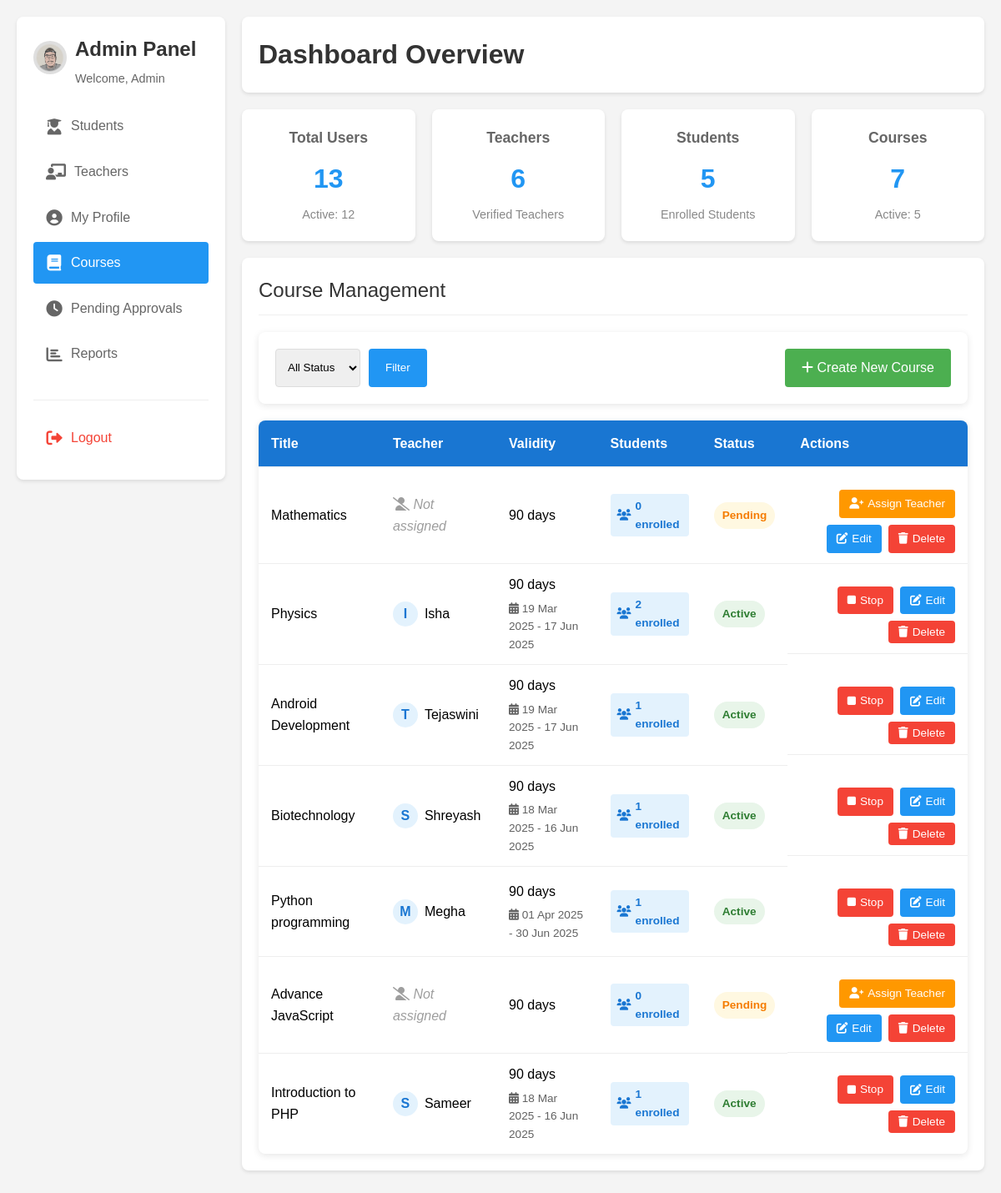
Page /admin_dashboard.php?section=courses (signed in) on the committed database.
### tables this page shows
CREATE TABLE users (
                id INTEGER PRIMARY KEY AUTOINCREMENT,
                username VARCHAR(50) UNIQUE NOT NULL,
                password VARCHAR(255) NOT NULL,
                email VARCHAR(100) UNIQUE NOT NULL,
                role VARCHAR(20) NOT NULL,
                created_at DATETIME DEFAULT CURRENT_TIMESTAMP
            , verified INTEGER DEFAULT 0, fullname TEXT, bio TEXT, avatar TEXT);

CREATE TABLE "courses" (
                id INTEGER PRIMARY KEY AUTOINCREMENT,
                title TEXT NOT NULL,
                description TEXT,
                teacher_id INTEGER,
                created_at DATETIME DEFAULT CURRENT_TIMESTAMP,
                start_date DATE,
                end_date DATE,
                validity_days INTEGER DEFAULT 90,
                eligibility_criteria TEXT,
                min_students INTEGER DEFAULT 5,
                max_students INTEGER DEFAULT 30,
                status VARCHAR(20) DEFAULT "pending" CHECK (status IN ("pending", "active", "inactive", "expired", "cancelled"))
            );

### admin_dashboard.php (the view, shortened to what this page needs)
<?php
$db = new Database();
$conn = $db->getConnection();
$totalCourses = 0;
$activeCourses = 0;
$totalTeachers = 0;
$totalStudents = 0;
$totalUsers = 0;
$activeUsers = 0;
$section = $_GET['section'] ?? 'students';
try {
    $stmt = $conn->prepare('SELECT COUNT(DISTINCT id) as count FROM courses');
    $result = $stmt->execute();
    $totalCourses = $result->fetchArray(SQLITE3_ASSOC)['count'];
    $stmt = $conn->prepare('SELECT COUNT(DISTINCT id) as count FROM courses WHERE status = "active"');
    $result = $stmt->execute();
    $activeCourses = $result->fetchArray(SQLITE3_ASSOC)['count'];
    $stmt = $conn->prepare('SELECT COUNT(DISTINCT id) as count FROM users WHERE role = "teacher" AND verified = 1');
    $result = $stmt->execute();
    $totalTeachers = $result->fetchArray(SQLITE3_ASSOC)['count'];
    $stmt = $conn->prepare('SELECT COUNT(DISTINCT id) as count FROM users WHERE role = "student" AND verified = 1');
    $result = $stmt->execute();
    $totalStudents = $result->fetchArray(SQLITE3_ASSOC)['count'];
    $stmt = $conn->prepare('SELECT COUNT(DISTINCT id) as count FROM users');
    $result = $stmt->execute();
    $totalUsers = $result->fetchArray(SQLITE3_ASSOC)['count'];
    $stmt = $conn->prepare('SELECT COUNT(DISTINCT id) as count FROM users WHERE verified = 1');
    $result = $stmt->execute();
    $activeUsers = $result->fetchArray(SQLITE3_ASSOC)['count'];
} catch (Exception $e) {
    error_log('Database error: ' . $e->getMessage());
}
?>
<!DOCTYPE html>
<html lang="en">
<head>
    <link rel="stylesheet" href="https://cdnjs.cloudflare.com/ajax/libs/font-awesome/6.0.0/css/all.min.css">
</head>
<body>
    <div class="container">
        <div class="sidebar">
            <div style="margin-bottom: 20px; display: flex; align-items: center;">
                <?php
                $adminId = $_SESSION['user_id'];
                $stmt = $conn->prepare('SELECT avatar FROM users WHERE id = :id');
                $stmt->bindValue(':id', $adminId, SQLITE3_INTEGER);
                $result = $stmt->execute();
                $adminData = $result->fetchArray(SQLITE3_ASSOC);
                $avatarUrl = !empty($adminData['avatar']) ? "uploads/avatars/" . htmlspecialchars($adminData['avatar']) : "https://via.placeholder.com/40";
                ?>
                <div style="margin-right: 10px;">
                    <img src="<?php echo $avatarUrl; ?>" alt="Admin Avatar" style="width: 40px; height: 40px; border-radius: 50%; object-fit: cover;">
                </div>
                <div>
                    <h2 style="color: #333; margin-bottom: 5px;">Admin Panel</h2>
                    <p style="color: #666; font-size: 0.9em;">Welcome, Admin</p>
                </div>
            </div>
            <a href="?section=students" class="nav-item <?php echo $section == 'students' ? 'active' : ''; ?>">
                <i class="fas fa-user-graduate"></i> Students
            </a>
            <a href="?section=teachers" class="nav-item <?php echo $section == 'teachers' ? 'active' : ''; ?>">
                <i class="fas fa-chalkboard-teacher"></i> Teachers
            </a>
            <a href="profile.php" class="nav-item" style="cursor: pointer; text-decoration: none;">
                <i class="fas fa-user-circle"></i> My Profile
            </a>
            <a href="?section=courses" class="nav-item <?php echo $section == 'courses' ? 'active' : ''; ?>">
                <i class="fas fa-book"></i> Courses
            </a>
            <a href="?section=pending" class="nav-item <?php echo $section == 'pending' ? 'active' : ''; ?>">
                <i class="fas fa-clock"></i> Pending Approvals
            </a>
            <a href="?section=reports" class="nav-item <?php echo $section == 'reports' ? 'active' : ''; ?>">
                <i class="fas fa-chart-bar"></i> Reports
            </a>
            <div style="margin-top: 30px; padding-top: 20px; border-top: 1px solid #eee;">
                <a href="logout.php" class="nav-item" style="color: #f44336;">
                    <i class="fas fa-sign-out-alt"></i> Logout
                </a>
            </div>
        </div>
        <div class="main-content">
            <div class="header" id="top">
                <h1>Dashboard Overview</h1>
            </div>
            <div class="stats">
                <div class="stat-card">
                    <h3>Total Users</h3>
                    <div class="number"><?php echo $totalUsers; ?></div>
                    <div class="sub-text">Active: <?php echo $activeUsers; ?></div>
                </div>
                <div class="stat-card">
                    <h3>Teachers</h3>
                    <div class="number"><?php echo $totalTeachers; ?></div>
                    <div class="sub-text">Verified Teachers</div>
                </div>
                <div class="stat-card">
                    <h3>Students</h3>
                    <div class="number"><?php echo $totalStudents; ?></div>
                    <div class="sub-text">Enrolled Students</div>
                </div>
                <div class="stat-card">
                    <h3>Courses</h3>
                    <div class="number"><?php echo $totalCourses; ?></div>
                    <div class="sub-text">Active: <?php echo $activeCourses; ?></div>
                </div>
            </div>
            <div id="teachers" class="dashboard-section">
            <div id="courses" class="dashboard-section">
                <?php
                if (file_exists('sections/course_management.php')) {
                    include 'sections/course_management.php';
                } else {
                    echo '<div class="section-header"><h2>Course Management</h2></div>';
                    echo '<p style="text-align: center; padding: 20px;">Course management section is currently unavailable.</p>';
                }
                ?>
            </div>
        </div>
    </div>
</body>
</html>

### sections/course_management.php (shortened to what this page needs)
<?php
$teacherIdFilter = $_GET['teacher_id'] ?? null;
$assignToTeacher = $_GET['assign_to'] ?? null;
$courseQuery = '
    SELECT
        c.*,
        u.username as teacher_name,
        (SELECT COUNT(*) FROM enrollments WHERE course_id = c.id) as enrolled_students
    FROM courses c
    LEFT JOIN users u ON c.teacher_id = u.id
    WHERE 1=1
';
$courseQuery .= ' ORDER BY c.created_at DESC';
$stmt = $conn->prepare($courseQuery);
$result = $stmt->execute();
$allCoursesData = [];
while ($row = $result->fetchArray(SQLITE3_ASSOC)) {
    $row['validity_days'] = $row['validity_days'] ?? 90;
    $row['status'] = $row['status'] ?? 'pending';
    $row['enrolled_students'] = $row['enrolled_students'] ?? 0;
    $allCoursesData[] = $row;
}
$teacherName = '';
?>
<div class="section-header">
    <h2>
        <?php if ($assignToTeacher): ?>
            Assign Course to <?php echo htmlspecialchars($teacherName); ?>
        <?php elseif ($teacherIdFilter): ?>
            Courses for <?php echo htmlspecialchars($allCoursesData[0]['teacher_name'] ?? 'Teacher'); ?>
        <?php else: ?>
            Course Management
        <?php endif; ?>
    </h2>
</div>
<div class="search-bar">
    <form method="GET" style="width: 100%; display: flex; gap: 10px;">
        <select name="status_filter" style="padding: 10px; border: 1px solid #ddd; border-radius: 4px;">
            <option value="all">All Status</option>
        </select>
        <button type="submit" class="btn btn-blue">Filter</button>
        <?php if ($teacherIdFilter || $assignToTeacher): ?>
            <a href="admin_dashboard.php?section=courses" class="btn" style="margin-left: auto;">
                <i class="fas fa-arrow-left"></i> Back to All Courses
            </a>
        <?php else: ?>
            <a href="admin_create_course.php" class="btn btn-green" style="margin-left: auto;">
                <i class="fas fa-plus"></i> Create New Course
            </a>
        <?php endif; ?>
    </form>
</div>
<table class="course-table">
    <thead>
        <tr>
            <th>Title</th>
            <?php if (!$teacherIdFilter && !$assignToTeacher): ?>
                <th>Teacher</th>
            <?php endif; ?>
            <th>Validity</th>
            <th>Students</th>
            <th>Status</th>
            <th>Actions</th>
        </tr>
    </thead>
    <tbody>
        <?php if (empty($allCoursesData)): ?>
            <tr>
                <td colspan="<?php echo (!$teacherIdFilter && !$assignToTeacher) ? '6' : '5'; ?>" style="text-align: center; padding: 20px;">
                    <?php if ($assignToTeacher): ?>
                        No unassigned courses available to assign.
                    <?php elseif ($teacherIdFilter): ?>
                        This teacher has no assigned courses.
                    <?php else: ?>
                        No courses found.
                    <?php endif; ?>
                </td>
            </tr>
        <?php else: ?>
            <?php foreach ($allCoursesData as $course): ?>
                <tr>
                    <td><?php echo htmlspecialchars($course['title']); ?></td>
                    <?php if (!$teacherIdFilter && !$assignToTeacher): ?>
                        <td>
                            <?php if ($course['teacher_id']): ?>
                                <div class="teacher-info">
                                    <div class="teacher-avatar">
                                        <?php echo strtoupper(substr($course['teacher_name'], 0, 1)); ?>
                                    </div>
                                    <?php echo htmlspecialchars(ucfirst($course['teacher_name'])); ?>
                                </div>
                            <?php else: ?>
                                <span class="no-teacher"><i class="fas fa-user-slash"></i> Not assigned</span>
                            <?php endif; ?>
                        </td>
                    <?php endif; ?>
                    <td>
                        <?php echo htmlspecialchars($course['validity_days']); ?> days
                        <?php if (!empty($course['start_date']) && !empty($course['end_date'])): ?>
                            <div class="validity-info">
                                <i class="fas fa-calendar-alt"></i>
                                <?php echo date('d M Y', strtotime($course['start_date'])); ?> -
                                <?php echo date('d M Y', strtotime($course['end_date'])); ?>
                            </div>
                        <?php endif; ?>
                    </td>
                    <td>
                        <div class="student-count-container">
                            <div class="student-count-row">
                                <div class="student-count-badge enrolled-count">
                                    <i class="fas fa-users"></i>
                                    <?php echo $course['enrolled_students']; ?> enrolled
                                </div>
                            </div>
                        </div>
                    </td>
                    <td>
                        <span class="course-status status-<?php echo htmlspecialchars($course['status']); ?>">
                            <?php echo ucfirst(htmlspecialchars($course['status'])); ?>
                        </span>
                    </td>
                    <td class="course-actions">
                        <?php if ($assignToTeacher): ?>
                            <a href="admin_assign_teacher.php?id=<?php echo $course['id']; ?>&teacher_id=<?php echo $assignToTeacher; ?>&auto_assign=1" class="btn-action btn-assign">
                                <i class="fas fa-user-plus"></i> Assign
                            </a>
                        <?php else: ?>
                            <?php if (!$course['teacher_id']): ?>
                                <a href="admin_assign_teacher.php?id=<?php echo $course['id']; ?>" class="btn-action btn-assign">
                                    <i class="fas fa-user-plus"></i> Assign Teacher
                                </a>
                            <?php else: ?>
                                <?php if ($course['status'] === 'active'): ?>
                                    <a href="admin_stop_course.php?id=<?php echo $course['id']; ?>" class="btn-action btn-stop" onclick="return confirm('Stop this course? Students will no longer be able to access it.')">
                                        <i class="fas fa-stop"></i> Stop
                                    </a>
                                <?php endif; ?>
                            <?php endif; ?>
                            <a href="admin_edit_course.php?id=<?php echo $course['id']; ?>" class="btn-action btn-edit">
                                <i class="fas fa-edit"></i> Edit
                            </a>
                            <button class="btn-action btn-delete" onclick="deleteCourse(<?php echo $course['id']; ?>)">
                                <i class="fas fa-trash"></i> Delete
                            </button>
                        <?php endif; ?>
                    </td>
                </tr>
            <?php endforeach; ?>
        <?php endif; ?>
    </tbody>
</table>

### rows in the picture
users: avatar (picture)
courses: title "Mathematics", shows "Not assigned", validity_days "90", enrolled_students "0", status "Pending"
courses: title "Physics", teacher_name "I", teacher_name "Isha", validity_days "90", start_date "19 Mar 2025", end_date "17 Jun 2025", enrolled_students "2", status "Active"
courses: title "Android Development", teacher_name "T", teacher_name "Tejaswini", validity_days "90", start_date "19 Mar 2025", end_date "17 Jun 2025", enrolled_students "1", status "Active"
courses: title "Biotechnology", teacher_name "S", teacher_name "Shreyash", validity_days "90", start_date "18 Mar 2025", end_date "16 Jun 2025", enrolled_students "1", status "Active"
courses: title "Python programming", teacher_name "M", teacher_name "Megha", validity_days "90", start_date "01 Apr 2025", end_date "30 Jun 2025", enrolled_students "1", status "Active"
courses: title "Advance JavaScript", shows "Not assigned", validity_days "90", enrolled_students "0", status "Pending"
courses: title "Introduction to PHP", teacher_name "S", teacher_name "Sameer", validity_days "90", start_date "18 Mar 2025", end_date "16 Jun 2025", enrolled_students "1", status "Active"

### other values in the picture
$totalUsers "13"
$activeUsers "12"
$totalTeachers "6"
$totalStudents "5"
$totalCourses "7"
$activeCourses "5"
